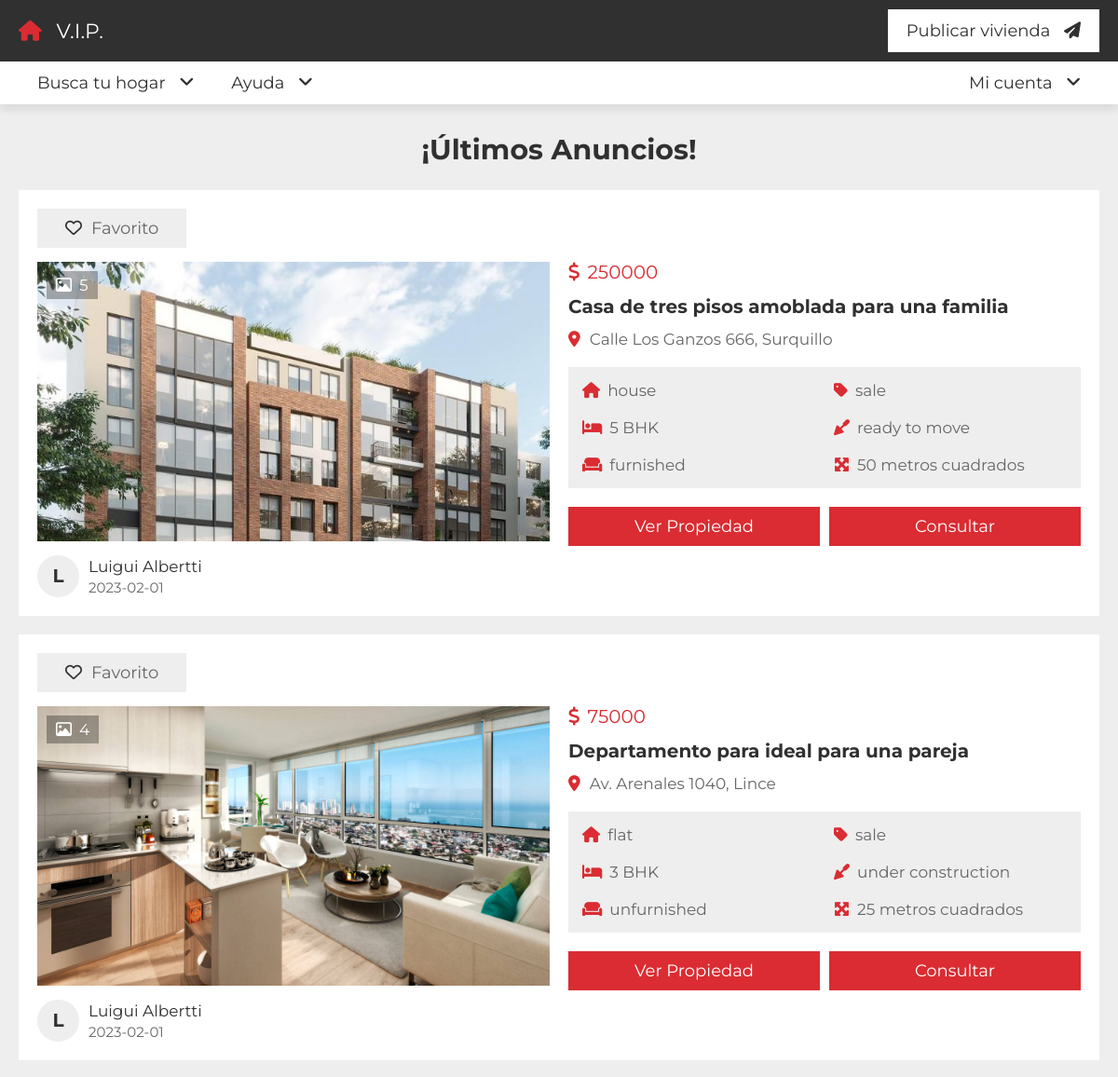
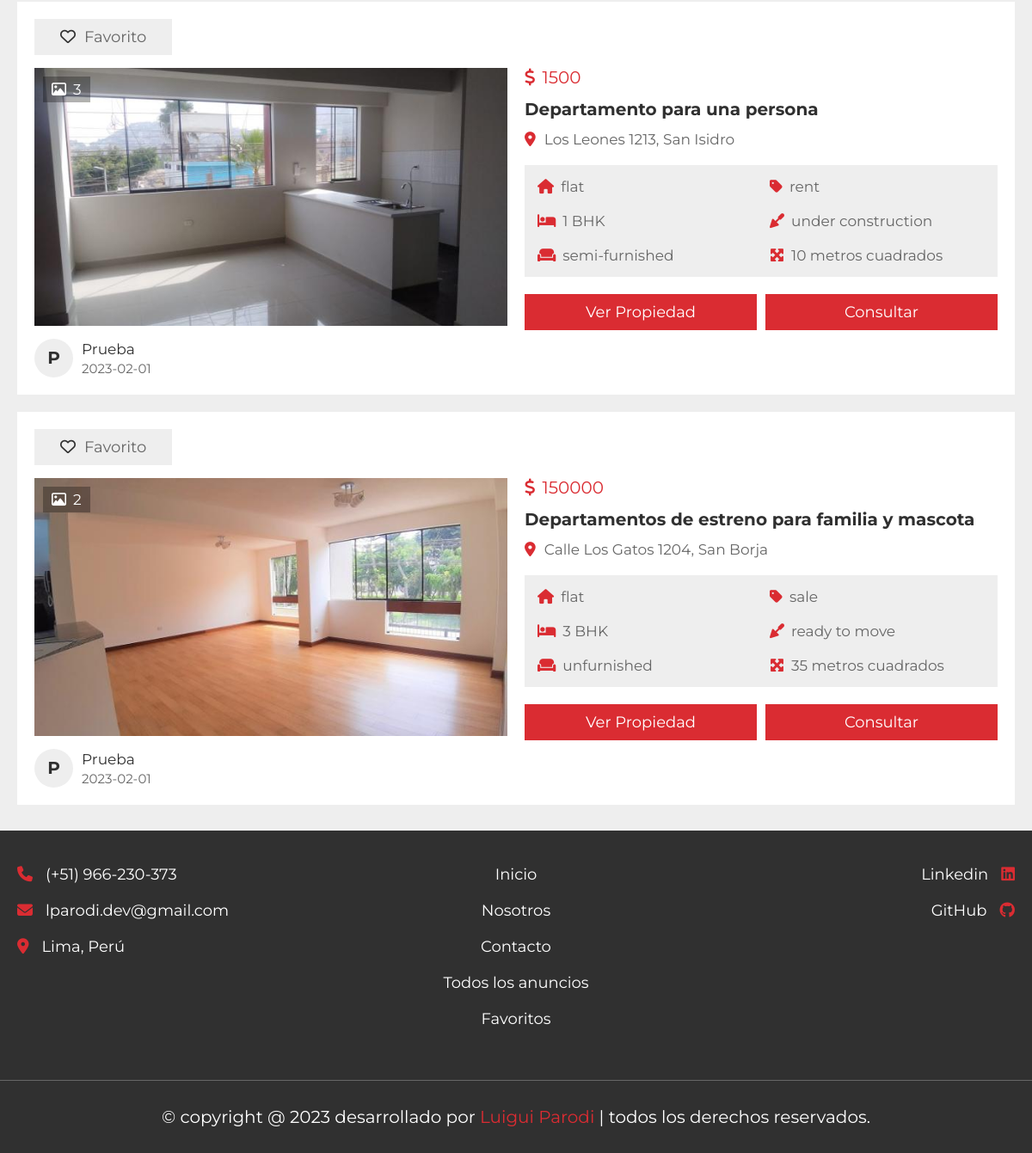
Screenshot of /project/listings.php with the database file from the repository (2 pictures, top to bottom).
### tables this page shows
CREATE TABLE `property` (
  `id` varchar(20) NOT NULL,
  `user_id` varchar(20) NOT NULL,
  `property_name` varchar(50) NOT NULL,
  `address` varchar(100) NOT NULL,
  `price` varchar(10) NOT NULL,
  `type` varchar(10) NOT NULL,
  `offer` varchar(10) NOT NULL,
  `status` varchar(50) NOT NULL,
  `furnished` varchar(50) NOT NULL,
  `bhk` varchar(10) NOT NULL,
  `deposite` varchar(10) NOT NULL,
  `bedroom` varchar(10) NOT NULL,
  `bathroom` varchar(10) NOT NULL,
  `balcony` varchar(10) NOT NULL,
  `carpet` varchar(10) NOT NULL,
  `age` varchar(2) NOT NULL,
  `total_floors` varchar(2) NOT NULL,
  `room_floor` varchar(2) NOT NULL,
  `loan` varchar(50) NOT NULL,
  `lift` varchar(3) NOT NULL DEFAULT 'no',
  `security_guard` varchar(3) NOT NULL DEFAULT 'no',
  `play_ground` varchar(3) NOT NULL DEFAULT 'no',
  `garden` varchar(3) NOT NULL DEFAULT 'no',
  `water_supply` varchar(3) NOT NULL DEFAULT 'no',
  `power_backup` varchar(3) NOT NULL DEFAULT 'no',
  `parking_area` varchar(3) NOT NULL DEFAULT 'no',
  `gym` varchar(3) NOT NULL DEFAULT 'no',
  `shopping_mall` varchar(3) NOT NULL DEFAULT 'no',
  `hospital` varchar(3) NOT NULL DEFAULT 'no',
  `school` varchar(3) NOT NULL DEFAULT 'no',
  `market_area` varchar(3) NOT NULL DEFAULT 'no',
  `image_01` varchar(50) NOT NULL,
  `image_02` varchar(50) NOT NULL,
  `image_03` varchar(50) NOT NULL,
  `image_04` varchar(50) NOT NULL,
  `image_05` varchar(50) NOT NULL,
  `description` varchar(1000) NOT NULL,
  `date` date NOT NULL DEFAULT current_timestamp()
);

CREATE TABLE `users` (
  `id` varchar(20) NOT NULL,
  `name` varchar(50) NOT NULL,
  `number` varchar(10) NOT NULL,
  `email` varchar(50) NOT NULL,
  `password` varchar(50) NOT NULL
);

### project/listings.php (the view, shortened to what this page needs)
<?php
include 'components/connect.php';
if (isset($_COOKIE['user_id'])) {
    $user_id = $_COOKIE['user_id'];
} else {
    $user_id = '';
}
?>
<!DOCTYPE html>
<html lang="es">
<head>
    <link rel="stylesheet" href="https://cdnjs.cloudflare.com/ajax/libs/font-awesome/6.2.0/css/all.min.css">
    <link rel="stylesheet" href="css/style.css">
</head>
<body>
    <?php include 'components/user_header.php'; ?>
    <section class="listings">
        <h1 class="heading">¡Últimos anuncios!</h1>
        <div class="box-container">
            <?php
            $select_properties = $conn->prepare(
                "SELECT *
                FROM `property`
                ORDER BY date
                DESC"
            );
            $select_properties->execute();
            if ($select_properties->rowCount() > 0) {
                while ($fetch_property = $select_properties->fetch(PDO::FETCH_ASSOC)) {
                    $select_user = $conn->prepare(
                        "SELECT *
                        FROM `users`
                        WHERE id = ?"
                    );
                    $select_user->execute([$fetch_property['user_id']]);
                    $fetch_user = $select_user->fetch(PDO::FETCH_ASSOC);
                    if (!empty($fetch_property['image_02'])) {
                        $image_count_02 = 1;
                    } else {
                        $image_count_02 = 0;
                    }
                    if (!empty($fetch_property['image_03'])) {
                        $image_count_03 = 1;
                    } else {
                        $image_count_03 = 0;
                    }
                    if (!empty($fetch_property['image_04'])) {
                        $image_count_04 = 1;
                    } else {
                        $image_count_04 = 0;
                    }
                    if (!empty($fetch_property['image_05'])) {
                        $image_count_05 = 1;
                    } else {
                        $image_count_05 = 0;
                    }
                    $total_images = (1 + $image_count_02 + $image_count_03 + $image_count_04 + $image_count_05);
                    $select_saved = $conn->prepare(
                        "SELECT *
                        FROM `saved`
                        WHERE property_id = ?
                        AND user_id = ?"
                    );
                    $select_saved->execute([$fetch_property['id'], $user_id]);
            ?>
                    <form action="" method="POST">
                        <div class="box">
                            <?php
                            if ($select_saved->rowCount() > 0) {
                            ?>
                                <button type="submit" name="save" class="save"><i class="fas fa-heart"></i><span>Quitar de favoritos</span></button>
                            <?php
                            } else {
                            ?>
                                <button type="submit" name="save" class="save"><i class="far fa-heart"></i><span>Favorito</span></button>
                            <?php
                            }
                            ?>
                            <div class="thumb">
                                <p class="total-images"><i class="far fa-image"></i><span><?= $total_images; ?></span></p>
                                <img src="uploaded_files/<?= $fetch_property['image_01']; ?>" alt="">
                            </div>
                            <div class="admin">
                                <h3><?= substr($fetch_user['name'], 0, 1); ?></h3>
                                <div>
                                    <p><?= $fetch_user['name']; ?></p>
                                    <span><?= $fetch_property['date']; ?></span>
                                </div>
                            </div>
                        </div>
                        <div class="box">
                            <div class="price"><i class="fas fa-dollar-sign"></i><span><?= $fetch_property['price']; ?></span></div>
                            <h3 class="name"><?= $fetch_property['property_name']; ?></h3>
                            <p class="location"><i class="fas fa-map-marker-alt"></i><span><?= $fetch_property['address']; ?></span></p>
                            <div class="flex">
                                <p><i class="fas fa-house"></i><span><?= $fetch_property['type']; ?></span></p>
                                <p><i class="fas fa-tag"></i><span><?= $fetch_property['offer']; ?></span></p>
                                <p><i class="fas fa-bed"></i><span><?= $fetch_property['bhk']; ?> BHK</span></p>
                                <p><i class="fas fa-trowel"></i><span><?= $fetch_property['status']; ?></span></p>
                                <p><i class="fas fa-couch"></i><span><?= $fetch_property['furnished']; ?></span></p>
                                <p><i class="fas fa-maximize"></i><span><?= $fetch_property['carpet']; ?> metros cuadrados</span></p>
                            </div>
                            <div class="flex-btn">
                                <a href="view_property.php?get_id=<?= $fetch_property['id']; ?>" class="btn">Ver propiedad</a>
                                <input type="submit" value="Consultar" name="send" class="btn">
                            </div>
                        </div>
                    </form>
            <?php
                }
            } else {
                echo '<p class="empty">No hay propiedades aún <a href="post_property.php" style="margin-top:1.5rem;" class="btn">añade uno.</a></p>';
            }
            ?>
        </div>
    </section>
    <?php include 'components/footer.php'; ?>
</body>
</html>

### project/components/user_header.php (shortened to what this page needs)
<header class="header">
    <nav class="navbar nav-1">
        <section class="flex">
            <a href="home.php" class="logo">
                <i class="fas fa-house"></i>
                V.I.P.
            </a>
            <ul>
                <li>
                    <a href="post_property.php">
                        Publicar vivienda
                        <i class="fas fa-paper-plane"></i>
                    </a>
                </li>
            </ul>
        </section>
    </nav>
    <nav class="navbar nav-2">
        <section class="flex">
            <div class="menu">
                <ul>
                    <li>
                        <a href="#">
                            Busca tu hogar
                            <i class="fas fa-angle-down"></i>
                        </a>
                    </li>
                    <li>
                        <a href="#">
                            Ayuda
                            <i class="fas fa-angle-down"></i>
                        </a>
                    </li>
                </ul>
            </div>
            <ul>
                <li>
                    <a href="#">
                        Mi cuenta
                        <i class="fas fa-angle-down"></i>
                    </a>
                </li>
            </ul>
        </section>
    </nav>
</header>

### project/components/footer.php
<footer class="footer">
    <section class="flex">
        <div class="box">
            <a href="tel:+51966230373"><i class="fas fa-phone"></i><span>(+51) 966-230-373</span></a>
            <a href="mailto:lparodi.dev@gmail.com"><i class="fas fa-envelope"></i><span>lparodi.dev@gmail.com</span></a>
            <a href="#"><i class="fas fa-map-marker-alt"></i><span>Lima, Perú</span></a>
        </div>
        <div class="box">
            <a href="home.php"><span>Inicio</span></a>
            <a href="about.php"><span>Nosotros</span></a>
            <a href="contact.php"><span>Contacto</span></a>
            <a href="listings.php"><span>Todos los anuncios</span></a>
            <a href="saved.php"><span>Favoritos</span></a>
        </div>
        <div class="box">
            <a href="https://www.linkedin.com/in/lpdev93"><span>Linkedin</span><i class="fab fa-linkedin"></i></a>
            <a href="https://github.com/LPDev93"><span>GitHub</span><i class="fab fa-github"></i></a>
        </div>
    </section>
    <div class="credit">&copy; copyright @ <?= date('Y'); ?> desarrollado por <span>Luigui Parodi</span> | todos los derechos reservados.</div>
</footer>

### rows the page displays
property: total_images "5", image_01 (picture), user.name "L", user.name "Luigui Albertti", date "2023-02-01", price "250000", property_name "Casa de tres pisos amoblada para una familia", address "Calle Los Ganzos 666, Surquillo", type "house", offer "sale", bhk "5", status "ready to move", furnished "furnished", carpet "50"
property: total_images "4", image_01 (picture), user.name "L", user.name "Luigui Albertti", date "2023-02-01", price "75000", property_name "Departamento para ideal para una pareja", address "Av. Arenales 1040, Lince", type "flat", offer "sale", bhk "3", status "under construction", furnished "unfurnished", carpet "25"
property: total_images "3", image_01 (picture), user.name "P", user.name "Prueba", date "2023-02-01", price "1500", property_name "Departamento para una persona", address "Los Leones 1213, San Isidro", type "flat", offer "rent", bhk "1", status "under construction", furnished "semi-furnished", carpet "10"
property: total_images "2", image_01 (picture), user.name "P", user.name "Prueba", date "2023-02-01", price "150000", property_name "Departamentos de estreno para familia y mascota", address "Calle Los Gatos 1204, San Borja", type "flat", offer "sale", bhk "3", status "ready to move", furnished "unfurnished", carpet "35"
